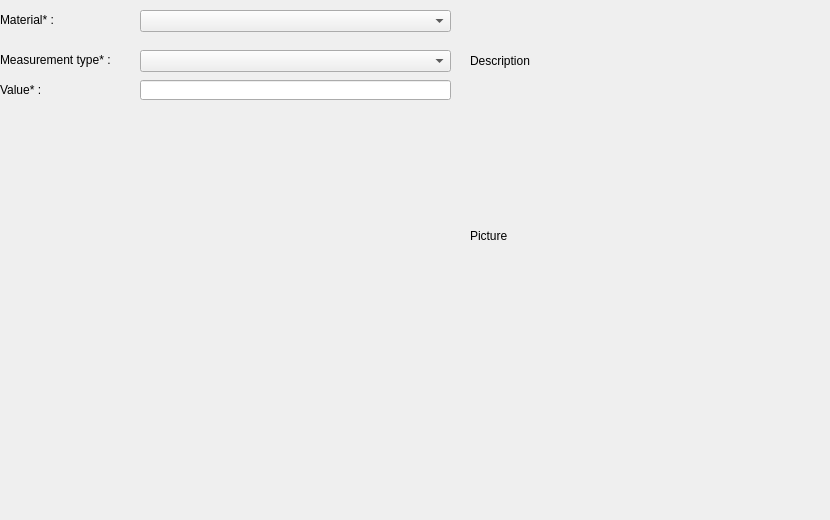
<?xml version="1.0" encoding="UTF-8"?>
<ui version="4.0">
 <class>AddMeasurementWidget</class>
 <widget class="QWidget" name="AddMeasurementWidget">
  <property name="geometry">
   <rect>
    <x>0</x>
    <y>0</y>
    <width>830</width>
    <height>520</height>
   </rect>
  </property>
  <property name="windowTitle">
   <string>Form</string>
  </property>
  <widget class="QLabel" name="label_4">
   <property name="geometry">
    <rect>
     <x>0</x>
     <y>80</y>
     <width>131</width>
     <height>20</height>
    </rect>
   </property>
   <property name="text">
    <string>Value* :</string>
   </property>
  </widget>
  <widget class="QLineEdit" name="valueLineEdit">
   <property name="geometry">
    <rect>
     <x>140</x>
     <y>80</y>
     <width>311</width>
     <height>20</height>
    </rect>
   </property>
  </widget>
  <widget class="QLabel" name="label_3">
   <property name="geometry">
    <rect>
     <x>0</x>
     <y>50</y>
     <width>131</width>
     <height>20</height>
    </rect>
   </property>
   <property name="text">
    <string>Measurement type* :</string>
   </property>
  </widget>
  <widget class="QComboBox" name="measurementTypeComboBox">
   <property name="geometry">
    <rect>
     <x>140</x>
     <y>50</y>
     <width>311</width>
     <height>22</height>
    </rect>
   </property>
  </widget>
  <widget class="QComboBox" name="materialComboBox">
   <property name="geometry">
    <rect>
     <x>140</x>
     <y>10</y>
     <width>311</width>
     <height>22</height>
    </rect>
   </property>
  </widget>
  <widget class="QLabel" name="label_5">
   <property name="geometry">
    <rect>
     <x>0</x>
     <y>10</y>
     <width>131</width>
     <height>20</height>
    </rect>
   </property>
   <property name="text">
    <string>Material* :</string>
   </property>
  </widget>
  <widget class="QLabel" name="pictureLabel">
   <property name="geometry">
    <rect>
     <x>470</x>
     <y>80</y>
     <width>311</width>
     <height>311</height>
    </rect>
   </property>
   <property name="text">
    <string>Picture</string>
   </property>
  </widget>
  <widget class="QLabel" name="commentsLabel">
   <property name="geometry">
    <rect>
     <x>470</x>
     <y>50</y>
     <width>311</width>
     <height>22</height>
    </rect>
   </property>
   <property name="text">
    <string>Description</string>
   </property>
  </widget>
 </widget>
 <resources/>
 <connections/>
</ui>
